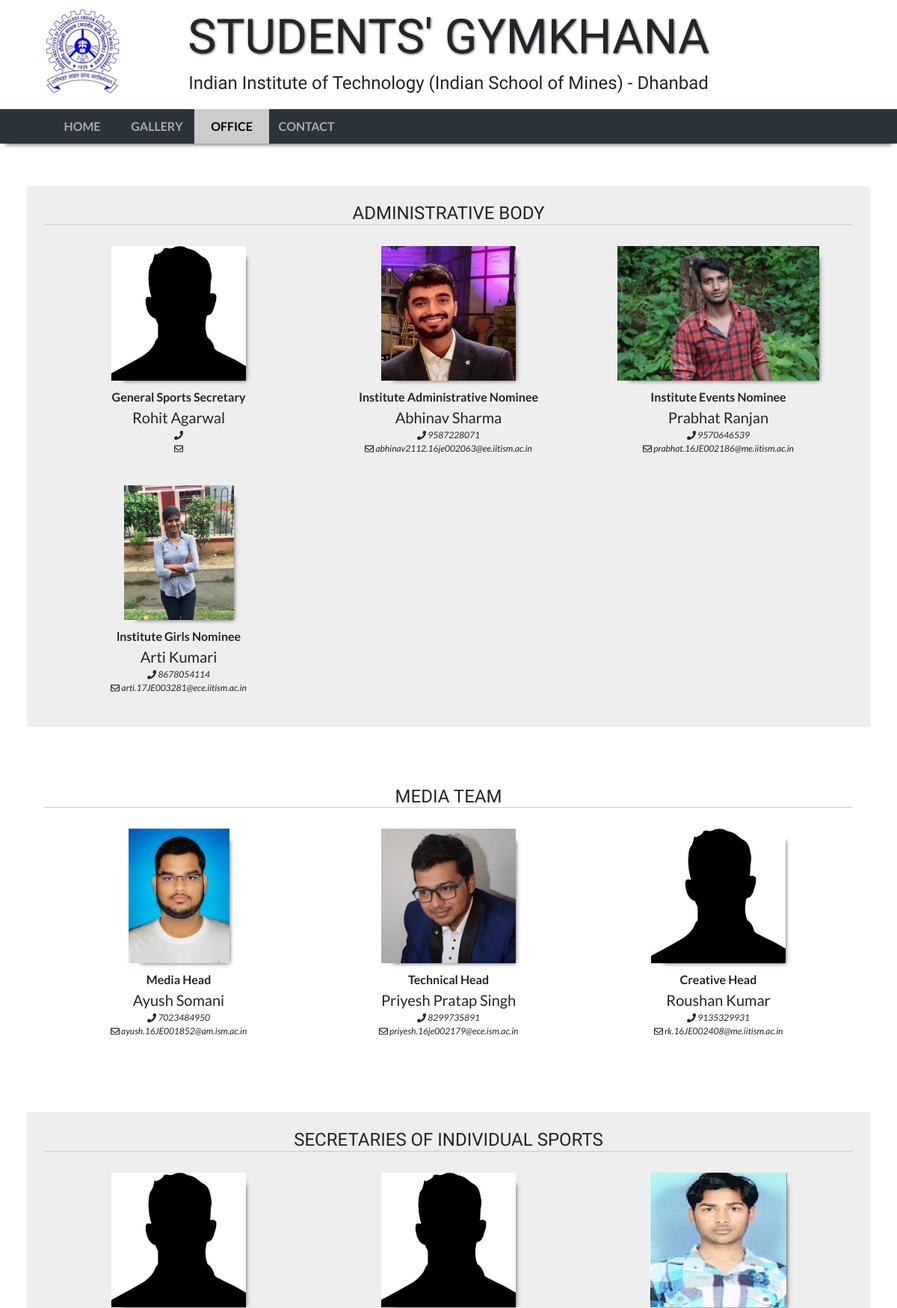
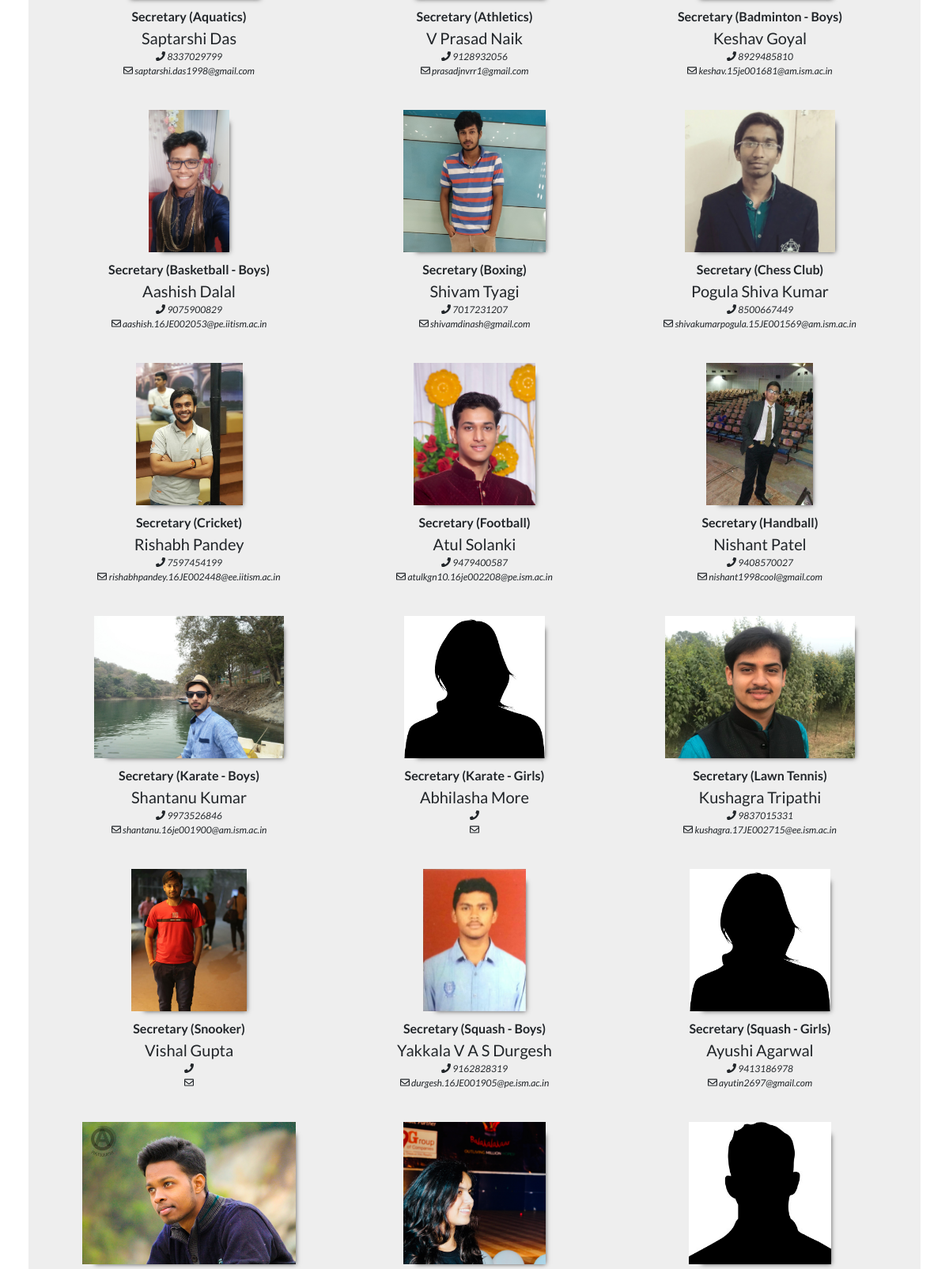
Screenshot of /office.php (upper part) with the database file from the repository (2 pictures, top to bottom).
### tables this page shows
CREATE TABLE `office` (
  `id` int(11) NOT NULL,
  `name` varchar(50) DEFAULT NULL,
  `email` varchar(50) DEFAULT NULL,
  `post` varchar(50) DEFAULT NULL,
  `phone` varchar(10) DEFAULT NULL,
  `fb_profile` varchar(100) DEFAULT NULL,
  `avatar` varchar(300) DEFAULT 'anonymous_male.jpg'
);

### office.php (the view, shortened to what this page needs)
<?php
	try{
		require_once('config/dbc.php');
		$db->setAttribute(PDO::ATTR_ERRMODE, PDO::ERRMODE_EXCEPTION);
	}
	catch(Exception $e){
		$error = $e->getMessage();
	}
?>
<!DOCTYPE html>
<html>
	<head>
		<?php include('components/links.php'); ?>
	</head>
	<body>
		<?php include('components/header.php'); ?>
		<div class="body office">
			<section class="single-section" style="background-color: #eee">
				<h4 class="heading">ADMINISTRATIVE BODY</h4>
				<div class="row remove-extra-space">
					<?php
						$sql = "SELECT * FROM `office` WHERE `post` LIKE '%Secretary' OR `post` LIKE '%Nominee' ORDER BY `post`";
						$result = $db->query($sql);
						while($row = $result->fetch(PDO::FETCH_ASSOC)){
					?>
						<div class="col-md-4 remove-extra-space">
							<div class="inner-body person-card">
								<img src="assets/images/avatar/<?php echo $row['avatar']; ?>" class="img-fluid" />
								<div class="details">
									<div class="post"><?php echo $row['post']; ?></div>
									<div class="name">
										<a href="<?php echo $row['fb_profile']; ?>"><?php echo $row['name']; ?></a>
									</div>
									<div class="phone">
										<a href="tel:<?php echo $row['phone']; ?>"><i class="fas fa-phone"></i> <?php echo $row['phone']; ?></a>
									</div>
									<div class="email">
										<a href="mailto:<?php echo $row['email']; ?>"><i class="far fa-envelope"></i> <?php echo $row['email']; ?></a>
									</div>
								</div>
							</div>
						</div>
					<?php } ?>
				</div>
			</section>
			<section class="single-section">
				<h4 class="heading">MEDIA TEAM</h4>
				<div class="row remove-extra-space">
					<?php
						$sql = "SELECT * FROM `office` WHERE `post` LIKE '%Head' ORDER BY `name`";
						$result = $db->query($sql);
						while($row = $result->fetch(PDO::FETCH_ASSOC)){
					?>
						<div class="col-md-4 remove-extra-space">
							<div class="inner-body person-card">
								<img src="assets/images/avatar/<?php echo $row['avatar']; ?>" class="img-fluid" />
								<div class="details">
									<div class="post"><?php echo $row['post']; ?></div>
									<div class="name">
										<a href="<?php echo $row['fb_profile']; ?>"><?php echo $row['name']; ?></a>
									</div>
									<div class="phone">
										<a href="tel:<?php echo $row['phone']; ?>"><i class="fas fa-phone"></i> <?php echo $row['phone']; ?></a>
									</div>
									<div class="email">
										<a href="mailto:<?php echo $row['email']; ?>"><i class="far fa-envelope"></i> <?php echo $row['email']; ?></a>
									</div>
								</div>
							</div>
						</div>
					<?php } ?>
				</div>
			</section>
			<section class="single-section" style="background-color: #eee">
				<h4 class="heading">SECRETARIES OF INDIVIDUAL SPORTS</h4>
				<div class="row remove-extra-space">
					<?php
						$sql = "SELECT * FROM `office` WHERE `post` LIKE 'Secretary%' ORDER BY `post`";
						$result = $db->query($sql);
						while($row = $result->fetch(PDO::FETCH_ASSOC)){
					?>
						<div class="col-md-4 remove-extra-space">
							<div class="inner-body person-card">
								<img src="assets/images/avatar/<?php echo $row['avatar']; ?>" class="img-fluid" />
								<div class="details">
									<div class="post"><?php echo $row['post']; ?></div>
									<div class="name">
										<a href="<?php echo $row['fb_profile']; ?>"><?php echo $row['name']; ?></a>
									</div>
									<div class="phone">
										<a href="tel:<?php echo $row['phone']; ?>"><i class="fas fa-phone"></i> <?php echo $row['phone']; ?></a>
									</div>
									<div class="email">
										<a href="mailto:<?php echo $row['email']; ?>"><i class="far fa-envelope"></i> <?php echo $row['email']; ?></a>
									</div>
								</div>
							</div>
						</div>
					<?php } ?>
				</div>
			</section>
		</div>
	</body>
</html>

### components/links.php (shortened to what this page needs)
<link rel="stylesheet" href="assets/styles/bootstrap.min.css">
<link rel="stylesheet" href="assets/styles/owl.carousel.min.css">
<link rel="stylesheet" href="assets/styles/owl.theme.default.min.css">
<link rel="stylesheet" href="assets/styles/main.css">

### components/header.php (shortened to what this page needs)
<?php
	$reqURI = end(explode('/', $_SERVER['REQUEST_URI']));
?>
<div class="row remove-extra-space header">
	<div class="col-md-2 remove-extra-space logo">
		<img src="assets/images/ismlogo.png" class="img-fluid" />
	</div>
	<div class="col-md-8 remove-extra-space">
		<h1>STUDENTS' GYMKHANA</h1>
		<h4>Indian Institute of Technology (Indian School of Mines) - Dhanbad</h4>
	</div>
</div>
<div class="sections-navbar">
	<div class="row remove-extra-space">
		<div class="col-md-1 remove-extra-space section-tab <?php if($reqURI == '' || $reqURI == 'index.php') echo 'active-section-tab'; ?>" onclick="location='index.php'">HOME</div>
		<div class="col-md-1 remove-extra-space section-tab <?php if($reqURI == 'gallery.php') echo 'active-section-tab'; ?>" onclick="location='gallery.php'">GALLERY</div>
		<div class="col-md-1 remove-extra-space section-tab <?php if($reqURI == 'office.php') echo 'active-section-tab'; ?>" onclick="location='office.php'">OFFICE</div>
		<div class="col-md-1 remove-extra-space section-tab <?php if($reqURI == 'contact.php') echo 'active-section-tab'; ?>" onclick="location='contact.php'">CONTACT</div>
	</div>
</div>

### assets/styles/main.css (style rules this page uses)
:root { --bg-color: #2d333a; }
html { position: relative; min-height: 100%; }
body { font-family: 'Lato', sans-serif; margin-bottom: 150px; }
h1, h2, h3, h4, h5, h6 { font-family: 'Sunflower', sans-serif; }
.body { padding: 0% 3%; }
.remove-extra-space { margin: 0%; padding: 0%; }
.header { font-weight: bold; text-align: center; z-index: 1; background-color: #fff; padding: 1%; }
.header h1 { font-size: 64px; text-shadow: 1px 1px 3px #555; }
.sections-navbar { background-color: var(--bg-color); color: #aaa; padding-left: 5%; box-shadow: 0px 8px 6px -7px #555; font-weight: bold; text-align: center; position: sticky; top: 0; z-index: 10; }
.sections-navbar .section-tab { padding: 1% 0%; min-width: 100px; transition: all 0.3s ease 0s; }
.active-section-tab { background-color: #ccc; color: #000; }
.single-section { margin-top: 3%; }
.single-section .heading { border-bottom: 1px solid #ccc; }
.single-section .inner-body { margin: 10px; height: 96%; }
.office section { margin-top: 5%; text-align: center; padding: 2%; }
.person-card { padding: 10px; }
.person-card img { max-height: 180px; box-shadow: 8px 8px 6px -8px #555; }
.person-card .details { margin-top: 10px; }
.person-card a { color: inherit; }
.person-card .details .post { font-weight: bold; }
.person-card .details .name { font-size: 20px; }
.person-card .details .phone { font-style: italic; font-size: 12px; }
.person-card .details .email { font-style: italic; font-size: 12px; }

### rows the page displays
office: avatar (placeholder picture), post "General Sports Secretary", name "Rohit Agarwal"
office: avatar (picture), post "Institute Administrative Nominee", name "Abhinav Sharma", phone "9587228071", email "abhinav2112.16je002063@ee.iitism.ac.in"
office: avatar (picture), post "Institute Events Nominee", name "Prabhat Ranjan", phone "9570646539", email "prabhat.16JE002186@me.iitism.ac.in"
office: avatar (picture), post "lnstitute Girls Nominee", name "Arti Kumari", phone "8678054114", email "arti.17JE003281@ece.iitism.ac.in"
office: avatar (picture), post "Media Head", name "Ayush Somani", phone "7023484950", email "ayush.16JE001852@am.ism.ac.in"
office: avatar (picture), post "Technical Head", name "Priyesh Pratap Singh", phone "8299735891", email "priyesh.16je002179@ece.ism.ac.in"
office: avatar (placeholder picture), post "Creative Head", name "Roushan Kumar", phone "9135329931", email "rk.16JE002408@me.iitism.ac.in"
office: avatar (placeholder picture), post "Secretary (Aquatics)", name "Saptarshi Das", phone "8337029799", email "saptarshi.das1998@gmail.com"
office: avatar (placeholder picture), post "Secretary (Athletics)", name "V Prasad Naik", phone "9128932056", email "prasadjnvrr1@gmail.com"
office: avatar (picture), post "Secretary (Badminton - Boys)", name "Keshav Goyal", phone "8929485810", email "keshav.15je001681@am.ism.ac.in"
office: avatar (picture), post "Secretary (Basketball - Boys)", name "Aashish Dalal", phone "9075900829", email "aashish.16JE002053@pe.iitism.ac.in"
office: avatar (picture), post "Secretary (Boxing)", name "Shivam Tyagi", phone "7017231207", email "shivamdinash@gmail.com"
office: avatar (picture), post "Secretary (Chess Club)", name "Pogula Shiva Kumar", phone "8500667449", email "shivakumarpogula.15JE001569@am.ism.ac.in"
office: avatar (picture), post "Secretary (Cricket)", name "Rishabh Pandey", phone "7597454199", email "rishabhpandey.16JE002448@ee.iitism.ac.in"
office: avatar (picture), post "Secretary (Football)", name "Atul Solanki", phone "9479400587", email "atulkgn10.16je002208@pe.ism.ac.in"
office: avatar (picture), post "Secretary (Handball)", name "Nishant Patel", phone "9408570027", email "nishant1998cool@gmail.com"
office: avatar (picture), post "Secretary (Karate - Boys)", name "Shantanu Kumar", phone "9973526846", email "shantanu.16je001900@am.ism.ac.in"
office: avatar (placeholder picture), post "Secretary (Karate - Girls)", name "Abhilasha More"
office: avatar (picture), post "Secretary (Lawn Tennis)", name "Kushagra Tripathi", phone "9837015331", email "kushagra.17JE002715@ee.ism.ac.in"
office: avatar (picture), post "Secretary (Snooker)", name "Vishal Gupta"
office: avatar (picture), post "Secretary (Squash - Boys)", name "Yakkala V A S Durgesh", phone "9162828319", email "durgesh.16JE001905@pe.ism.ac.in"
office: avatar (placeholder picture), post "Secretary (Squash - Girls)", name "Ayushi Agarwal", phone "9413186978", email "ayutin2697@gmail.com"
office: avatar (picture)
office: avatar (picture)
office: avatar (placeholder picture)
